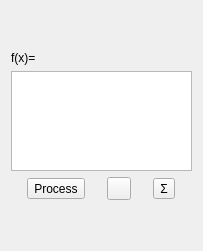
           <widget class="QWidget" name="page_18">
            <property name="geometry">
             <rect>
              <x>0</x>
              <y>0</y>
              <width>203</width>
              <height>251</height>
             </rect>
            </property>
            <attribute name="label">
             <string>Function</string>
            </attribute>
            <layout class="QVBoxLayout" name="verticalLayout_22">
             <item>
              <layout class="QVBoxLayout" name="verticalLayout_18">
               <property name="topMargin">
                <number>0</number>
               </property>
               <item>
                <widget class="QLabel" name="lbl_function">
                 <property name="sizePolicy">
                  <sizepolicy hsizetype="Maximum" vsizetype="Maximum">
                   <horstretch>0</horstretch>
                   <verstretch>0</verstretch>
                  </sizepolicy>
                 </property>
                 <property name="toolTip">
                  <string>Function in postfix notation</string>
                 </property>
                 <property name="text">
                  <string>f(x)=</string>
                 </property>
                 <property name="scaledContents">
                  <bool>false</bool>
                 </property>
                 <property name="alignment">
                  <set>Qt::AlignLeading|Qt::AlignLeft|Qt::AlignTop</set>
                 </property>
                 <property name="wordWrap">
                  <bool>true</bool>
                 </property>
                 <property name="textInteractionFlags">
                  <set>Qt::TextSelectableByKeyboard|Qt::TextSelectableByMouse</set>
                 </property>
                </widget>
               </item>
               <item>
                <widget class="QPlainTextEdit" name="ptx_function">
                 <property name="sizePolicy">
                  <sizepolicy hsizetype="Ignored" vsizetype="Expanding">
                   <horstretch>0</horstretch>
                   <verstretch>0</verstretch>
                  </sizepolicy>
                 </property>
                 <property name="maximumSize">
                  <size>
                   <width>16777215</width>
                   <height>100</height>
                  </size>
                 </property>
                </widget>
               </item>
               <item>
                <layout class="QHBoxLayout" name="horizontalLayout_4">
                 <property name="topMargin">
                  <number>0</number>
                 </property>
                 <item>
                  <widget class="QToolButton" name="btn_function_process">
                   <property name="toolTip">
                    <string>Process function</string>
                   </property>
                   <property name="text">
                    <string>Process</string>
                   </property>
                   <property name="icon">
                    <iconset resource="qtfuzzylegacy.qrc">
                     <normaloff>:/process.png</normaloff>:/process.png</iconset>
                   </property>
                   <property name="toolButtonStyle">
                    <enum>Qt::ToolButtonTextBesideIcon</enum>
                   </property>
                  </widget>
                 </item>
                 <item>
                  <widget class="QToolButton" name="btn_function_variable">
                   <property name="toolTip">
                    <string>Available variables</string>
                   </property>
                   <property name="text">
                    <string/>
                   </property>
                   <property name="icon">
                    <iconset resource="qtfuzzylegacy.qrc">
                     <normaloff>:/create-rules.png</normaloff>:/create-rules.png</iconset>
                   </property>
                   <property name="checkable">
                    <bool>true</bool>
                   </property>
                  </widget>
                 </item>
                 <item>
                  <widget class="QToolButton" name="btn_function_builtin">
                   <property name="toolTip">
                    <string>Available operators and functions</string>
                   </property>
                   <property name="text">
                    <string>Σ</string>
                   </property>
                   <property name="checkable">
                    <bool>true</bool>
                   </property>
                   <property name="autoRaise">
                    <bool>false</bool>
                   </property>
                  </widget>
                 </item>
                </layout>
               </item>
              </layout>
             </item>
            </layout>
           </widget>
